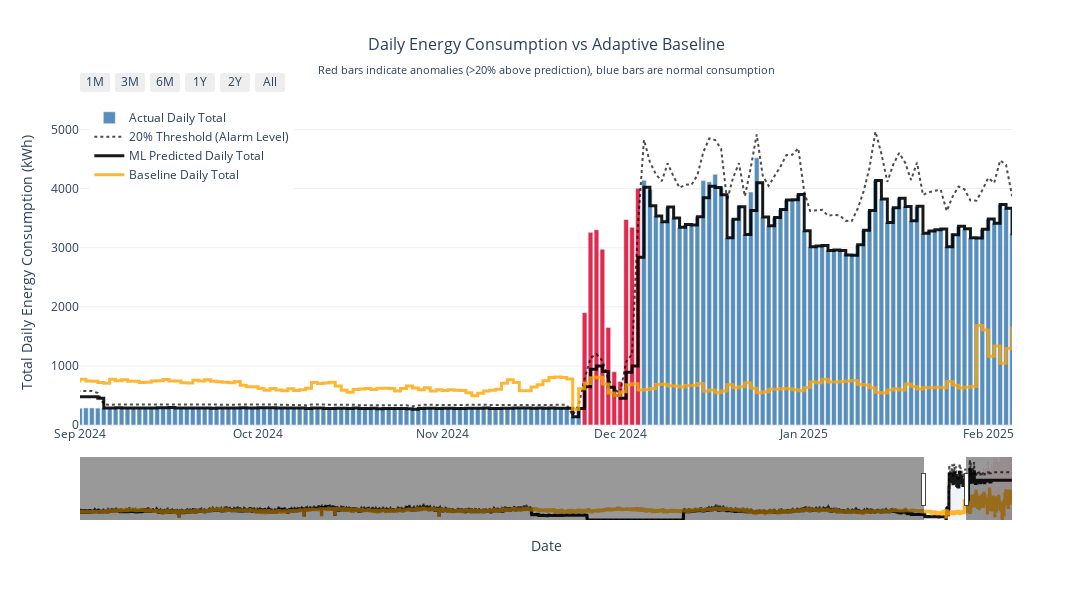

Notebook code for this chart:
### Code cell
%pip install plotly
import plotly.graph_objects as go

# Read the daily aggregated data
daily_df = pd.read_csv('/Users/vishva.bhatt/Downloads/gds project/xgb_adaptive_model_daily.csv')

# Convert date column to datetime
daily_df['date'] = pd.to_datetime(daily_df['date'])

# Aggregate daily data
daily_df = daily_df.groupby('date').agg(
    VALUE=('total_consumption', 'sum'),
    predictions=('adaptive_expected_baseline', 'mean'),
    baseline=('reference', 'mean')
).reset_index()

# Calculate anomalies (actual consumption > 20% higher than prediction)
daily_df['anomaly'] = daily_df['VALUE'] > (daily_df['predictions'] * 1.20)

# Interactive daily plot with Plotly - Bars for actual, step lines for predictions
fig_daily = go.Figure()

# Create color array for bars: red for anomalies, blue for normal
bar_colors = ['rgba(220, 20, 60, 0.9)' if anomaly else 'rgba(70, 130, 180, 0.9)' 
              for anomaly in daily_df['anomaly']]

bar_colors = ['rgba(220, 20, 60, 0.9)' if anomaly else 'rgba(70, 130, 180, 0.9)' 
              for anomaly in daily_df['anomaly']]

# Add actual daily consumption as bars with conditional coloring
fig_daily.add_trace(go.Bar(
    x=daily_df['date'],
    y=daily_df['VALUE'],
    name='Actual Daily Total',
    marker_color=bar_colors,
    opacity=1.0,  # Full opacity for better visibility when zoomed out
    hovertemplate='<b>Actual Daily Total</b><br>Date: %{x}<br>Total: %{y:.2f} kWh<br>Anomaly: %{customdata}<extra></extra>',
    customdata=['Yes (>20% above prediction)' if anomaly else 'No' for anomaly in daily_df['anomaly']]
))

# Add 20% threshold line to Plotly figure (black dotted)
fig_daily.add_trace(go.Scatter(
    x=daily_df['date'],
    y=daily_df['predictions'] * 1.20,
    mode='lines',
    name='20% Threshold (Alarm Level)',
    line=dict(color='black', width=2, dash='dot'),
    opacity=0.7,
    hovertemplate='<b>20% Threshold</b><br>Date: %{x}<br>Threshold: %{y:.2f} kWh<extra></extra>'
))

# Add predicted daily consumption as step line
fig_daily.add_trace(go.Scatter(
    x=daily_df['date'],
    y=daily_df['predictions'],
    mode='lines',
    name='ML Predicted Daily Total',
    line=dict(color='black', width=3, shape='hv'),  # step-style line
    opacity=0.9,
    hovertemplate='<b>ML Predicted Daily Total</b><br>Date: %{x}<br>Total: %{y:.2f} kWh<extra></extra>'
))

# Add baseline daily consumption as step line if available
if daily_df['baseline'].notna().sum() > 0:
    fig_daily.add_trace(go.Scatter(
        x=daily_df['date'],
        y=daily_df['baseline'],
        mode='lines',
        name='Baseline Daily Total',
        line=dict(color='orange', width=3, shape='hv'),  # step-style line
        opacity=0.8,
        hovertemplate='<b>Baseline Daily Total</b><br>Date: %{x}<br>Total: %{y:.2f} kWh<extra></extra>'
    ))

# Set layout for the Plotly figure
fig_daily.update_layout(
    title={
        'text': 'Daily Energy Consumption vs Adaptive Baseline<br><sub>Red bars indicate anomalies (&gt;20% above prediction), blue bars are normal consumption</sub>',
        'x': 0.5,
        'font': {'size': 16}
    },
    xaxis_title='Date',
    yaxis_title='Total Daily Energy Consumption (kWh)',
    yaxis=dict(
        range=[0, 5500], 
        fixedrange=False,
        rangemode='tozero'
    ),
    xaxis=dict(
        rangeselector=dict(
            buttons=list([
                dict(count=1, label="1M", step="month", stepmode="backward"),
                dict(count=3, label="3M", step="month", stepmode="backward"),
                dict(count=6, label="6M", step="month", stepmode="backward"),
                dict(count=1, label="1Y", step="year", stepmode="backward"),
                dict(count=2, label="2Y", step="year", stepmode="backward"),
                dict(step="all", label="All")
            ])
        ),
        rangeslider=dict(visible=True),
        type="date",
        range=["2024-09-01","2025-02-05"]
    ),
    hovermode='x unified',
    legend=dict(
        yanchor="top",
        y=0.99,
        xanchor="left",
        x=0.01
    ),
    width=1200,
    height=600,
    template='plotly_white',
    uirevision='constant',
    # Clean up the plot appearance
    plot_bgcolor='white',
    showlegend=True
)

fig_daily.show()

plt.ylim(0, 6000)

# Static matplotlib version for daily aggregation - Bars and step lines
plt.figure(figsize=(16, 8))

# Create color array for bars: red for anomalies, blue for normal
bar_colors = ['crimson' if anomaly else 'steelblue' for anomaly in daily_df['anomaly']]

# Plot actual daily consumption as bars with conditional coloring
plt.bar(daily_df['date'], daily_df['VALUE'], 
         color=bar_colors, alpha=0.9, label='Actual Daily Total', width=0.8)

# Plot predicted daily consumption as step line
plt.step(daily_df['date'], daily_df['predictions'], 
         color='red', linewidth=3, label='ML Predicted Daily Total', alpha=0.9, where='mid')

# Plot baseline daily consumption as step line if available
if daily_df['baseline'].notna().sum() > 0:
    plt.step(daily_df['date'], daily_df['baseline'], 
             color='orange', linewidth=3, label='Baseline Daily Total', alpha=0.8, where='mid')
plt.xticks(rotation=45)

# Position legend below the graph
plt.legend(bbox_to_anchor=(0.5, -0.15), loc='upper center', ncol=2, fontsize=10)


# Auto-adjust y-axis based on daily data range
y_values = [daily_df['VALUE'], daily_df['predictions']]
if daily_df['baseline'].notna().sum() > 0:
    y_values.append(daily_df['baseline'])
y_min = min([v.min() for v in y_values])
y_max = max([v.max() for v in y_values])
plt.ylim(y_min * 0.95, y_max * 0.95)  # Add 5% padding
print("• Use the range selectors to focus on specific time periods")

### Figure 1 — Plotly figure (JSON) as saved in the notebook; plotly's stock layout.template omitted (floating-point values rounded to 4 significant figures; data arrays with more than 128 entries replaced by an {"elided": "..."} marker saying what was removed)
{"data": [{"customdata": {"elided": "3475 str values"}, "hovertemplate": "<b>Actual Daily Total</b><br>Date: %{x}<br>Total: %{y:.2f} kWh<br>Anomaly: %{customdata}<extra></extra>", "marker": {"color": {"elided": "3475 str values"}}, "name": "Actual Daily Total", "opacity": 1, "type": "bar", "x": {"elided": "3475 str values"}, "y": {"elided": "3475 float values"}}, {"hovertemplate": "<b>20% Threshold</b><br>Date: %{x}<br>Threshold: %{y:.2f} kWh<extra></extra>", "line": {"color": "black", "dash": "dot", "width": 2}, "mode": "lines", "name": "20% Threshold (Alarm Level)", "opacity": 0.7, "type": "scatter", "x": {"elided": "3475 str values"}, "y": {"elided": "3475 float values"}}, {"hovertemplate": "<b>ML Predicted Daily Total</b><br>Date: %{x}<br>Total: %{y:.2f} kWh<extra></extra>", "line": {"color": "black", "shape": "hv", "width": 3}, "mode": "lines", "name": "ML Predicted Daily Total", "opacity": 0.9, "type": "scatter", "x": {"elided": "3475 str values"}, "y": {"elided": "3475 float values"}}, {"hovertemplate": "<b>Baseline Daily Total</b><br>Date: %{x}<br>Total: %{y:.2f} kWh<extra></extra>", "line": {"color": "orange", "shape": "hv", "width": 3}, "mode": "lines", "name": "Baseline Daily Total", "opacity": 0.8, "type": "scatter", "x": {"elided": "3475 str values"}, "y": {"elided": "3475 float values"}}], "layout": {"height": 600, "hovermode": "x unified", "legend": {"x": 0.01, "xanchor": "left", "y": 0.99, "yanchor": "top"}, "plot_bgcolor": "white", "showlegend": true, "title": {"font": {"size": 16}, "text": "Daily Energy Consumption vs Adaptive Baseline<br><sub>Red bars indicate anomalies (&gt;20% above prediction), blue bars are normal consumption</sub>", "x": 0.5}, "uirevision": "constant", "width": 1200, "xaxis": {"range": ["2024-09-01", "2025-02-05"], "rangeselector": {"buttons": [{"count": 1, "label": "1M", "step": "month", "stepmode": "backward"}, {"count": 3, "label": "3M", "step": "month", "stepmode": "backward"}, {"count": 6, "label": "6M", "step": "month", "stepmode": "backward"}, {"count": 1, "label": "1Y", "step": "year", "stepmode": "backward"}, {"count": 2, "label": "2Y", "step": "year", "stepmode": "backward"}, {"label": "All", "step": "all"}]}, "rangeslider": {"visible": true}, "title": {"text": "Date"}, "type": "date"}, "yaxis": {"fixedrange": false, "range": [0, 5500], "rangemode": "tozero", "title": {"text": "Total Daily Energy Consumption (kWh)"}}}}
